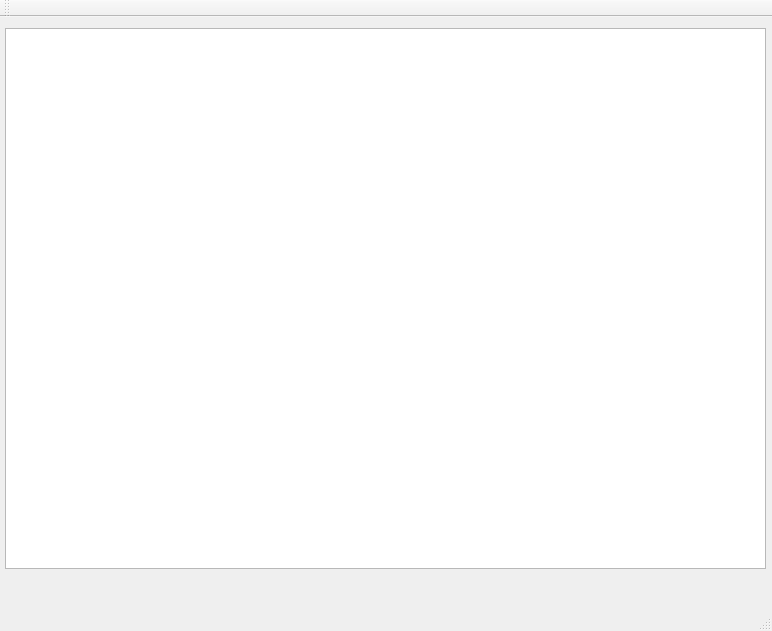
<?xml version="1.0" encoding="UTF-8"?>
<ui version="4.0">
 <class>GuiStudentScoreAnalysisClass</class>
 <widget class="QMainWindow" name="GuiStudentScoreAnalysisClass">
  <property name="geometry">
   <rect>
    <x>0</x>
    <y>0</y>
    <width>772</width>
    <height>631</height>
   </rect>
  </property>
  <property name="windowTitle">
   <string>GuiStudentScoreAnalysis</string>
  </property>
  <widget class="QWidget" name="centralWidget">
   <widget class="QTableWidget" name="tableWidget">
    <property name="geometry">
     <rect>
      <x>5</x>
      <y>11</y>
      <width>761</width>
      <height>541</height>
     </rect>
    </property>
   </widget>
  </widget>
  <widget class="QMenuBar" name="menuBar">
   <property name="geometry">
    <rect>
     <x>0</x>
     <y>0</y>
     <width>772</width>
     <height>26</height>
    </rect>
   </property>
  </widget>
  <widget class="QToolBar" name="mainToolBar">
   <attribute name="toolBarArea">
    <enum>TopToolBarArea</enum>
   </attribute>
   <attribute name="toolBarBreak">
    <bool>false</bool>
   </attribute>
  </widget>
  <widget class="QStatusBar" name="statusBar"/>
 </widget>
 <layoutdefault spacing="6" margin="11"/>
 <resources>
  <include location="GuiStudentScoreAnalysis.qrc"/>
 </resources>
 <connections>
  <connection>
   <sender>menuBar</sender>
   <signal>triggered(QAction*)</signal>
   <receiver>GuiStudentScoreAnalysisClass</receiver>
   <slot>menuAct(QAction*)</slot>
   <hints>
    <hint type="sourcelabel">
     <x>43</x>
     <y>10</y>
    </hint>
    <hint type="destinationlabel">
     <x>453</x>
     <y>61</y>
    </hint>
   </hints>
  </connection>
  <connection>
   <sender>tableWidget</sender>
   <signal>cellClicked(int,int)</signal>
   <receiver>GuiStudentScoreAnalysisClass</receiver>
   <slot>openStudentPanel(int,int)</slot>
   <hints>
    <hint type="sourcelabel">
     <x>244</x>
     <y>164</y>
    </hint>
    <hint type="destinationlabel">
     <x>352</x>
     <y>43</y>
    </hint>
   </hints>
  </connection>
 </connections>
 <slots>
  <slot>toShowStudent()</slot>
  <slot>menuAct(QAction*)</slot>
  <slot>openStudentPanel(int,int)</slot>
 </slots>
</ui>
